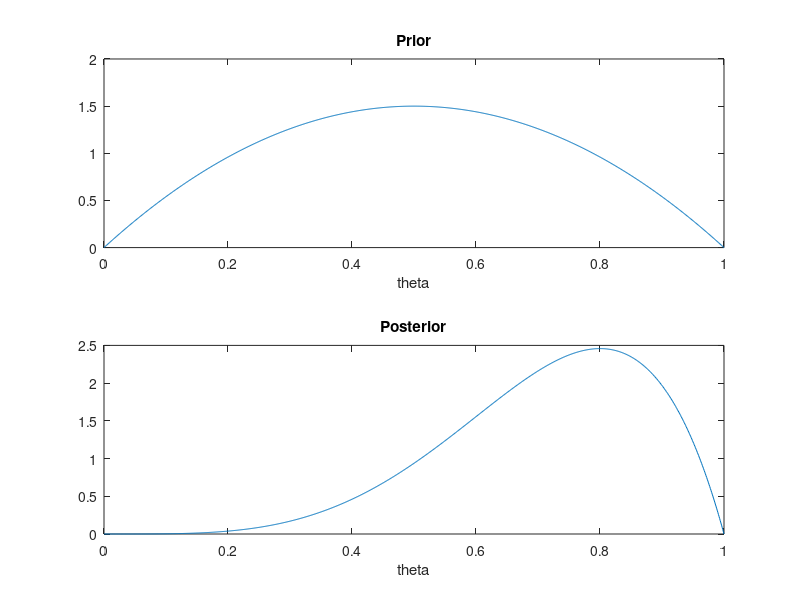

Write MATLAB code to recreate this figure.
clearvars

%----------Bayesian Coin Toss----------------------------------------------
% A simple example of Bayesian updating using beta conjugate priors
% 1. Formulate a prior belief (beta distribution) over the probability of heads, theta
% 2. Generate a dataset by peforming n coin flips using a fair (or biased) coin and record outcomes.
% 3. Use the data to update the prior by Bayes' Rule (see lec notes). Beta is conjugate to the Bernoulli, so the posterior is also Beta
% 4. Calculate the MAP estimate for theta, using both the analytical formula in this easy case, and numerical methods
%--------------------------------------------------------------------------

% 1.Prior
theta = linspace(0,1,1001)';
a = 2;
b = 2;

prior = betapdf(theta, a, b);

subplot(2,1,1)
plot(theta, prior)
title('Prior')
xlabel('theta')

% 2.Data
n = 3;
x = rand(n,1)<0.5;  % x = ones(n,1)
n1 = sum(x);
n0 = n - n1;

% 3.Posterior
posterior = betapdf(theta, n1+a, n0+b);

subplot(2,1,2)
plot(theta, posterior)
title('Posterior')
xlabel('theta')

% 4.MAP estimator
theta_map = (n1+a-1)/(n0+n1+a+b-2)
theta_mle = n1/n

% fun = @(x)-1*betapdf(x, n1+a, n0+b);
% fmincon(fun, 0.7)